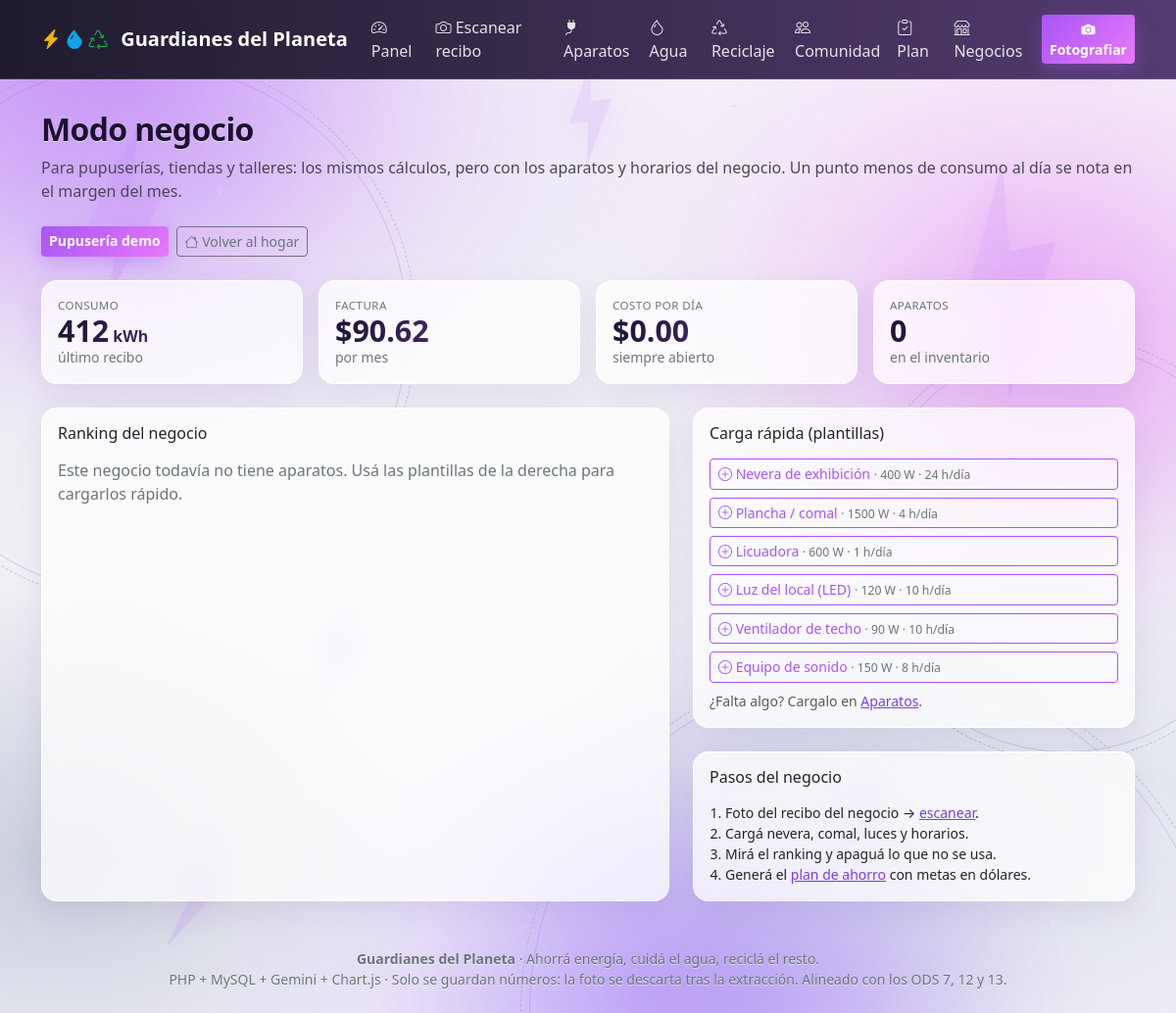
/negocios.php, run on the app's committed database.
### tables this page shows
CREATE TABLE hogares (
    id         INT UNSIGNED AUTO_INCREMENT PRIMARY KEY,
    alias      VARCHAR(60)  NOT NULL,                  
    tipo       ENUM('hogar','negocio') NOT NULL DEFAULT 'hogar',
    personas   SMALLINT UNSIGNED NOT NULL DEFAULT 4,   
    tarifa     DECIMAL(10,4) NOT NULL DEFAULT 0.2100,  
    tarifa_agua DECIMAL(10,4) NOT NULL DEFAULT 1.2000,  
    creado_en  TIMESTAMP NOT NULL DEFAULT CURRENT_TIMESTAMP
);

CREATE TABLE recibos (
    id                    INT UNSIGNED AUTO_INCREMENT PRIMARY KEY,
    hogar_id              INT UNSIGNED NOT NULL,
    tipo_servicio         ENUM('energia','agua') NOT NULL DEFAULT 'energia',
    periodo               VARCHAR(60)   NOT NULL,      
    fecha                 DATE          NOT NULL,
    kwh                   DECIMAL(10,2) NULL,
    m3                    DECIMAL(10,2) NULL,
    monto                 DECIMAL(10,2) NOT NULL,
    cargo_fijo            DECIMAL(10,2) NOT NULL DEFAULT 0,
    cargo_alcantarillado  DECIMAL(10,2) NULL,
    tarifa                DECIMAL(10,4) NOT NULL,
    origen                ENUM('ia','manual') NOT NULL DEFAULT 'manual',
    creado_en             TIMESTAMP NOT NULL DEFAULT CURRENT_TIMESTAMP,
    CONSTRAINT fk_recibos_hogar FOREIGN KEY (hogar_id) REFERENCES hogares(id) ON DELETE CASCADE,
    INDEX idx_hogar_fecha (hogar_id, fecha)
);

### includes/db.php (called while the page is built, shortened)
<?php
function db(): PDO
{
    static $pdo = null;
    if ($pdo instanceof PDO) {
        return $pdo;
    }
    $c = cfg('db');
    $dsn = sprintf('mysql:host=%s;port=%d;dbname=%s;charset=%s',
        $c['host'], $c['port'], $c['name'], $c['charset']);
    $pdo = new PDO($dsn, $c['user'], $c['pass'], [
        PDO::ATTR_ERRMODE            => PDO::ERRMODE_EXCEPTION,
        PDO::ATTR_DEFAULT_FETCH_MODE => PDO::FETCH_ASSOC,
        PDO::ATTR_EMULATE_PREPARES   => false,
    ]);
    return $pdo;
}

### includes/helpers.php (called while the page is built, shortened)
<?php
require_once __DIR__ . '/db.php';
function cfg(string $ruta, mixed $def = null): mixed
{
    static $config = null;
    if ($config === null) {
        $config = require dirname(__DIR__) . '/config.php';
    }
    $valor = $config;
    foreach (explode('.', $ruta) as $parte) {
        $valor = $valor[$parte];
    }
    return $valor;
}
function e(mixed $texto): string
{
    return htmlspecialchars((string) $texto, ENT_QUOTES, 'UTF-8');
}
function usd(float|int|string|null $n): string
{
    return '$' . number_format((float) $n, 2);
}
function num(float|int|string|null $n, int $dec = 1): string
{
    return number_format((float) $n, $dec, '.', ',');
}
function tarifaDe(?array $hogar): float
{
    return $hogar ? (float) $hogar['tarifa'] : (float) cfg('tarifa_default', 0.21);
}
function ultimoRecibo(int $hogarId): ?array
{
    $st = db()->prepare('SELECT * FROM recibos WHERE hogar_id = ? ORDER BY fecha DESC, id DESC LIMIT 1');
    $st->execute([$hogarId]);
    $r = $st->fetch();
    return $r ?: null;
}
function listaAparatos(int $hogarId): array
{
    $st = db()->prepare('SELECT * FROM aparatos WHERE hogar_id = ? ORDER BY nombre');
    $st->execute([$hogarId]);
    return $st->fetchAll();
}
function rankingAparatos(int $hogarId, float $tarifa, float $kwhFactura): array
{
    $filas = [];
    foreach (listaAparatos($hogarId) as $a) {
        $kwh = kwhMes((float) $a['watts'], (float) $a['horas_dia']);
        $pct = pctFactura($kwh, $kwhFactura);
        $filas[] = [
            'id'     => (int) $a['id'],
            'nombre' => $a['nombre'],
            'categoria' => $a['categoria'],
            'watts'  => (float) $a['watts'],
            'horas'  => (float) $a['horas_dia'],
            'kwh'    => $kwh,
            'costo'  => costoDe($kwh, $tarifa),
            'pct'    => $pct,
            'semaforo' => semaforo($pct),
        ];
    }
    usort($filas, fn($x, $y) => $y['kwh'] <=> $x['kwh']);
    return $filas;
}

### negocios.php (the view, shortened to what this page needs)
<?php
require __DIR__ . '/includes/header.php';
$hogarSolicitado = isset($_GET['negocio']) ? (int) $_GET['negocio'] : 0;
$st = db()->prepare("SELECT * FROM hogares WHERE tipo = 'negocio' ORDER BY id");
$st->execute();
$negocios = $st->fetchAll();
$hogarId = $hogarSolicitado;
if (!$hogarId) {
    $hogarId = $negocios ? (int) $negocios[0]['id'] : (int) cfg('hogar_default');
}
$st = db()->prepare('SELECT * FROM hogares WHERE id = ?');
$st->execute([$hogarId]);
$negocio = $st->fetch() ?: hogarActual();
$tarifa   = tarifaDe($negocio);
$ultimo   = ultimoRecibo((int) $negocio['id']);
$kwhTotal = $ultimo ? (float) $ultimo['kwh'] : 0.0;
$ranking  = rankingAparatos((int) $negocio['id'], $tarifa, $kwhTotal);
$costoDia = array_sum(array_column($ranking, 'costo')) / 30;
$plantillas = [
    ['nombre' => 'Nevera de exhibición', 'watts' => 400, 'horas_dia' => 24, 'categoria' => 'refrigeracion'],
    ['nombre' => 'Plancha / comal',      'watts' => 1500, 'horas_dia' => 4,  'categoria' => 'cocina'],
    ['nombre' => 'Licuadora',            'watts' => 600, 'horas_dia' => 1,  'categoria' => 'cocina'],
    ['nombre' => 'Luz del local (LED)',  'watts' => 120, 'horas_dia' => 10, 'categoria' => 'iluminacion'],
    ['nombre' => 'Ventilador de techo',  'watts' => 90,  'horas_dia' => 10, 'categoria' => 'clima'],
    ['nombre' => 'Equipo de sonido',     'watts' => 150, 'horas_dia' => 8,  'categoria' => 'entretenimiento'],
];
?>
<header class="pagina-titulo mb-4">
  <h1 class="h2 mb-2">Modo negocio</h1>
  <p class="mb-0">
    Para pupuserías, tiendas y talleres: los mismos cálculos, pero con los aparatos y horarios del negocio.
    Un punto menos de consumo al día se nota en el margen del mes.
  </p>
</header>
<div class="mb-4 d-flex flex-wrap gap-2">
  <?php foreach ($negocios as $n): ?>
    <a href="negocios.php?negocio=<?= (int) $n['id'] ?>"
       class="btn btn-sm <?= (int) $n['id'] === (int) $negocio['id'] ? 'btn-warning fw-semibold' : 'btn-outline-secondary' ?>">
      <?= e($n['alias']) ?>
    </a>
  <?php endforeach; ?>
  <a href="index.php" class="btn btn-sm btn-outline-secondary">
    <i class="bi bi-house"></i> Volver al hogar
  </a>
</div>
<div class="row g-3 mb-4">
  <div class="col-6 col-lg-3">
    <div class="card card-tarifa h-100"><div class="card-body">
      <div class="etiqueta-ia text-secondary">Consumo</div>
      <div class="kpi"><?= $ultimo ? num($ultimo['kwh'], 0) : '—' ?><small class="fs-6"> kWh</small></div>
      <div class="small text-secondary">último recibo</div>
    </div></div>
  </div>
  <div class="col-6 col-lg-3">
    <div class="card card-tarifa h-100"><div class="card-body">
      <div class="etiqueta-ia text-secondary">Factura</div>
      <div class="kpi"><?= $ultimo ? usd($ultimo['monto']) : '—' ?></div>
      <div class="small text-secondary">por mes</div>
    </div></div>
  </div>
  <div class="col-6 col-lg-3">
    <div class="card card-tarifa h-100"><div class="card-body">
      <div class="etiqueta-ia text-secondary">Costo por día</div>
      <div class="kpi"><?= usd($costoDia) ?></div>
      <div class="small text-secondary">siempre abierto</div>
    </div></div>
  </div>
  <div class="col-6 col-lg-3">
    <div class="card card-tarifa h-100"><div class="card-body">
      <div class="etiqueta-ia text-secondary">Aparatos</div>
      <div class="kpi"><?= count($ranking) ?></div>
      <div class="small text-secondary">en el inventario</div>
    </div></div>
  </div>
</div>
<div class="row g-4">
  <div class="col-lg-7">
    <div class="card card-tarifa h-100">
      <div class="card-body">
        <h2 class="h6 mb-3">Ranking del negocio</h2>
        <?php if (!$ranking): ?>
          <p class="text-secondary mb-0">
            Este negocio todavía no tiene aparatos. Usá las plantillas de la derecha para cargarlos rápido.
          </p>
        <?php endif; ?>
      </div>
    </div>
  </div>
  <div class="col-lg-5">
    <div class="card card-tarifa mb-4">
      <div class="card-body">
        <h2 class="h6 mb-3">Carga rápida (plantillas)</h2>
        <div class="d-grid gap-2">
          <?php foreach ($plantillas as $p): ?>
            <form method="post" action="api/agregar_plantilla.php" class="d-flex gap-2 align-items-center">
              <button class="btn btn-outline-primary btn-sm text-start flex-grow-1">
                <i class="bi bi-plus-circle"></i> <?= e($p['nombre']) ?>
                <span class="text-secondary small"> · <?= (int) $p['watts'] ?> W · <?= (float) $p['horas_dia'] ?> h/día</span>
              </button>
            </form>
          <?php endforeach; ?>
        </div>
        <p class="form-text mt-2 mb-0">
          ¿Falta algo? Cargalo en <a href="aparatos.php">Aparatos</a>.
        </p>
      </div>
    </div>
    <div class="card card-tarifa">
      <div class="card-body">
        <h2 class="h6 mb-3">Pasos del negocio</h2>
        <ol class="small ps-3 mb-0">
          <li>Foto del recibo del negocio → <a href="recibos_subir.php">escanear</a>.</li>
          <li>Cargá nevera, comal, luces y horarios.</li>
          <li>Mirá el ranking y apaguá lo que no se usa.</li>
          <li>Generá el <a href="plan.php">plan de ahorro</a> con metas en dólares.</li>
        </ol>
      </div>
    </div>
  </div>
</div>
<?php require __DIR__ . '/includes/footer.php'; ?>

### assets/css/app.css (style rules this page uses)
:root { --gd-oscuro: #101827; --gd-verde: #22c55e; --gd-amarillo: #f5b301; --aura-violeta: #a855f7; --aura-fucsia: #e879f9; --aura-plata: #cbd5e1; --tinta: #1b1230; --pilar-reciclaje: #16a34a; --pilar-agua: #0ea5e9; --pilar-energia: #f5b301; }
* { box-sizing: border-box; }
body { font-family: system-ui, -apple-system, "Segoe UI", sans-serif; color: var(--tinta); min-height: 100vh; overflow-x: hidden; background: linear-gradient(180deg, #f7f6fa 0%, #eeeef3 45%, #f3f1f8 100%); }
.pagina-titulo { padding-top: .5rem; }
.pagina-titulo h1, .pagina-titulo h2 { font-weight: 800; letter-spacing: -.02em; color: var(--tinta); text-shadow: 0 1px 0 rgba(255, 255, 255, .65); }
.pagina-titulo p { color: #4b4560; }
.card-tarifa, .grafica-caja, .alert, .form-control, .form-select, .table, .navbar { background-color: rgba(255, 255, 255, .74); }
.card-tarifa { border: 1px solid rgba(255, 255, 255, .9); border-radius: 1rem; box-shadow: 0 10px 30px rgba(90, 55, 160, .10); backdrop-filter: blur(12px); -webkit-backdrop-filter: blur(12px); }
.btn-warning { background: linear-gradient(135deg, var(--aura-violeta), var(--aura-fucsia)); border: none; color: #fff; box-shadow: 0 6px 18px rgba(168, 85, 247, .35); }
.btn-outline-primary { border-color: var(--aura-violeta); color: var(--aura-violeta); }
main a:not(.btn) { color: #7c3aed; }
.kpi { font-size: 1.9rem; font-weight: 700; line-height: 1.1; background: linear-gradient(120deg, var(--tinta), #6b3fa0); -webkit-background-clip: text; background-clip: text; -webkit-text-fill-color: transparent; }
.etiqueta-ia { font-size: .72rem; letter-spacing: .04em; text-transform: uppercase; color: #6b6480; }

### data on the page
hogares: alias "Pupusería demo"
recibos: kwh "412", monto "$90.62"

### other printed values
usd($costoDia) "$0.00"
count($ranking) "0"
$p['nombre'] "Nevera de exhibición"
$p['watts'] "400"
$p['horas_dia'] "24"
$p['nombre'] "Plancha / comal"
$p['watts'] "1500"
$p['horas_dia'] "4"
$p['nombre'] "Licuadora"
$p['watts'] "600"
$p['horas_dia'] "1"
$p['nombre'] "Luz del local (LED)"
$p['watts'] "120"
$p['horas_dia'] "10"
$p['nombre'] "Ventilador de techo"
